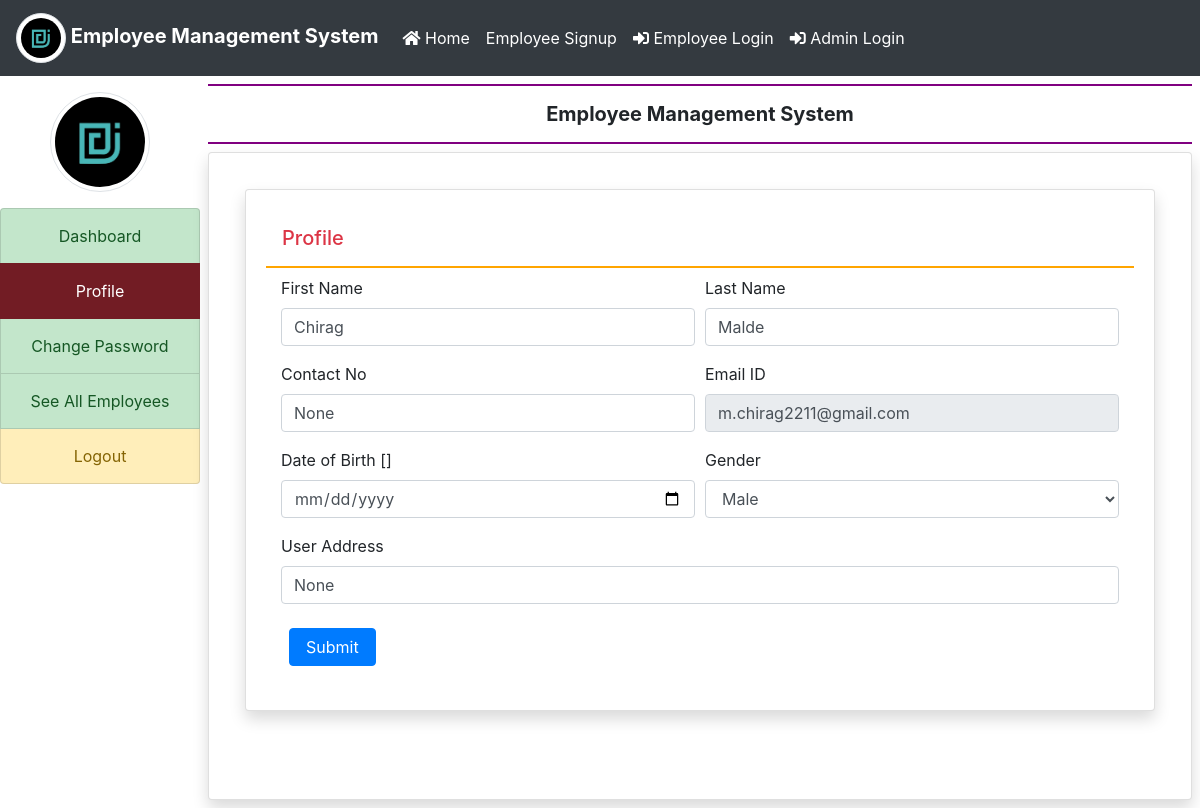
Screenshot of /user_profile/ (signed in) with the database file from the repository.
### employee/models.py (models this page shows, shortened)
class EmployeeDetail(models.Model):
    user = models.ForeignKey(User, on_delete=models.CASCADE)
    empcode = models.CharField(max_length=50)
    empaddress = models.CharField(max_length=100, null=True)
    empdept = models.CharField(max_length=100, null=True)
    designation = models.CharField(max_length=100, null=True)
    contact = models.CharField(max_length=15, null=True)
    gender = models.CharField(max_length=50, null=True)
    major = models.CharField(max_length=50,null=True)
    joiningdate = models.DateField(null=True)
    dateofbirth = models.DateField(null=True)

### employee/views.py (the view, shortened to what this page needs)
# urls.py: path('user_profile/',user_profile,name='user_profile'),
def user_profile(request):
    if not request.user.is_authenticated:
        return redirect('emp_login')
    error = ""
    user = request.user
    employee = EmployeeDetail.objects.get(user=user)
    return render(request, 'user_profile.html', locals())

### employee/templates/user_profile.html (shortened to what this page needs)
{% extends 'user_base.html' %}
{% block main %}
<div class="card shadow m-3">
    <div class="card-body">
        <h5 class="p-3 text-danger" style="border-bottom: 2px solid orange">Profile</h5>
        <div class="container-fluid">
            <form method="post">
                <div class="form-row">
                    <div class="col-sm-6">
                        <div class="form-group">
                            <label>First Name</label>
                            <input type="text" name="firstname" class="form-control" placeholder="Enter First Name" pattern="[A-Za-z]+" value="{{employee.user.first_name}}">
                        </div>
                    </div>
                    <div class="col-sm-6">
                        <div class="form-group">
                            <label>Last Name</label>
                            <input type="text" name="lastname" class="form-control" placeholder="Enter Last Name" pattern="[A-Za-z]+" value="{{employee.user.last_name}}">
                        </div>
                    </div>
                    <div class="col-sm-6">
                        <div class="form-group">
                            <label>Contact No</label>
                            <input type="text" name="contact" class="form-control" placeholder="Contact No" value="{{employee.contact}}">
                        </div>
                    </div>
                    <div class="col-sm-6">
                        <div class="form-group">
                            <label>Email ID</label>
                            <input type="email" name="emailid" class="form-control" placeholder="Email ID" value="{{employee.user.username}}" disabled>
                        </div>
                    </div>
                     <div class="col-sm-6">
                        <div class="form-group">
                            <label>Date of Birth [{{employee.birthdate}}]</label>
                            <input type="date" name="bdate" class="form-control">
                        </div>
                    </div>
                    <div class="col-sm-6">
                        <div class="form-group">
                            <label>Gender</label>
                            <select name="gender" class="form-control">
                                <option value="Male" {% if employee.gender == 'Male' %} selected {% endif %}>Male</option>
                            </select>
                        </div>
                    </div>
                    <div class="col-sm-12">
                        <div class="form-group">
                            <label>User Address</label>
                            <input type="text" name="empaddress" class="form-control" placeholder="Employee Address" value="{{employee.empaddress}}">
                        </div>
                    </div>
                </div>
                <input type="submit" value="Submit" class="m-2 px-3 btn btn-primary">
            </form>
        </div>
    </div>
</div>
{% endblock %}

### rows the page displays
EmployeeDetail: firstname "Chirag", lastname "Malde", contact "None", emailid "m.chirag2211@gmail.com", empaddress "None"
